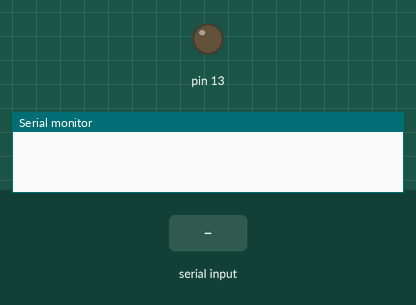
A sketch run on a simulated Arduino Uno, built with avr-gcc and run on an emulated ATmega328P. Shown: output pins drawn as LEDs (lit = HIGH), the last lines printed to the serial monitor. The test bench sets the inputs (shaded band).

Above: at 1.2 s.
1.3 s: "1\n" received over Serial
At 2.2 s:
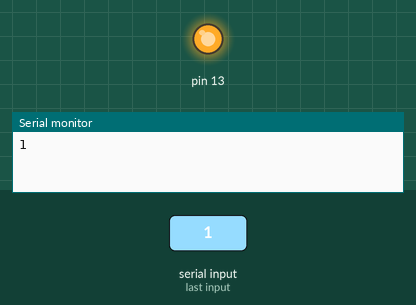
2.8 s: "0\n" received over Serial
At 3.3 s:
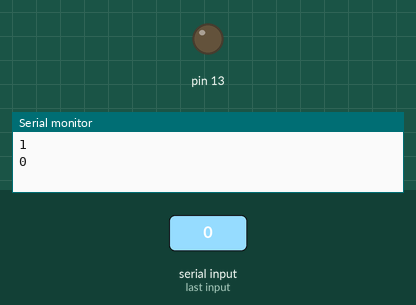
Timing chart, 0 to 5.8 s (numbered marks = the images above; inputs shaded):
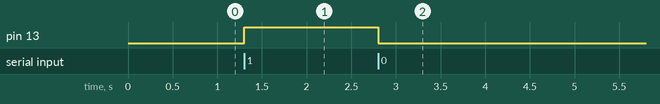

Measured:
- after the input at 1.3 s, pin 13: LOW → HIGH at once
- after the input at 2.8 s, pin 13: HIGH → LOW at once

The sketch:

BluetoothLed.ino
```cpp
char gelen_deger = 0;


void setup() {
  Serial.begin(9600);
  pinMode(13,OUTPUT);
}

void loop() {
  if(Serial.available() > 0) {
    gelen_deger = Serial.read();
    Serial.print(gelen_deger);
    Serial.println("\n");
    if (gelen_deger == '1'){
      digitalWrite(13, HIGH);
    } else if(gelen_deger == '0') {
      digitalWrite(13, LOW);
    }
  }
}
```
